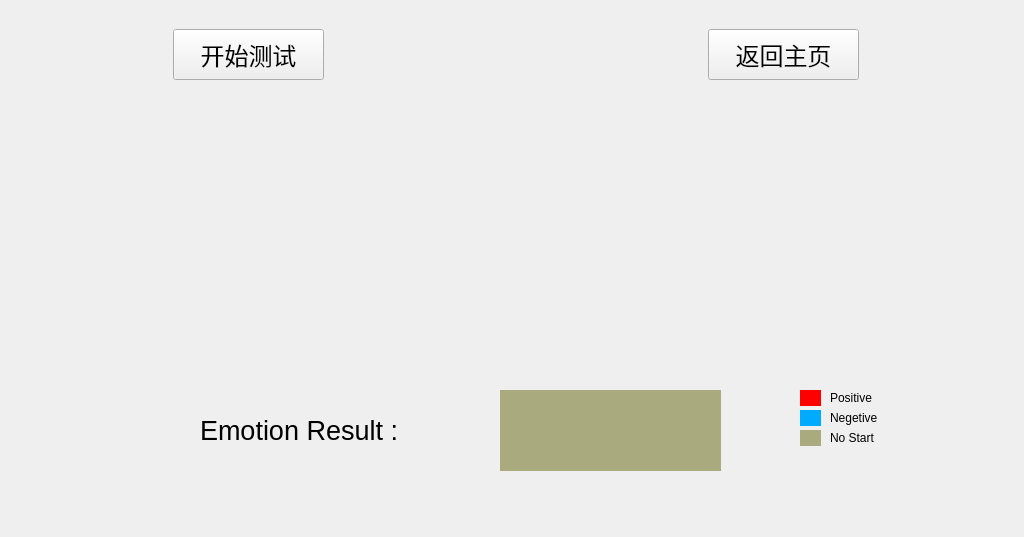
<?xml version="1.0" encoding="UTF-8"?>
<ui version="4.0">
 <class>test</class>
 <widget class="QWidget" name="test">
  <property name="geometry">
   <rect>
    <x>0</x>
    <y>0</y>
    <width>1024</width>
    <height>537</height>
   </rect>
  </property>
  <property name="windowTitle">
   <string>Form</string>
  </property>
  <widget class="QWidget" name="widget" native="true">
   <property name="geometry">
    <rect>
     <x>10</x>
     <y>20</y>
     <width>1011</width>
     <height>69</height>
    </rect>
   </property>
   <layout class="QGridLayout" name="gridLayout">
    <item row="0" column="0">
     <spacer name="horizontalSpacer_2">
      <property name="orientation">
       <enum>Qt::Horizontal</enum>
      </property>
      <property name="sizeHint" stdset="0">
       <size>
        <width>140</width>
        <height>20</height>
       </size>
      </property>
     </spacer>
    </item>
    <item row="0" column="1">
     <widget class="QPushButton" name="start">
      <property name="minimumSize">
       <size>
        <width>151</width>
        <height>51</height>
       </size>
      </property>
      <property name="font">
       <font>
        <pointsize>18</pointsize>
       </font>
      </property>
      <property name="text">
       <string>开始测试</string>
      </property>
     </widget>
    </item>
    <item row="0" column="2">
     <spacer name="horizontalSpacer">
      <property name="orientation">
       <enum>Qt::Horizontal</enum>
      </property>
      <property name="sizeType">
       <enum>QSizePolicy::Minimum</enum>
      </property>
      <property name="sizeHint" stdset="0">
       <size>
        <width>378</width>
        <height>20</height>
       </size>
      </property>
     </spacer>
    </item>
    <item row="0" column="3">
     <widget class="QPushButton" name="home">
      <property name="minimumSize">
       <size>
        <width>151</width>
        <height>51</height>
       </size>
      </property>
      <property name="font">
       <font>
        <pointsize>18</pointsize>
       </font>
      </property>
      <property name="text">
       <string>返回主页</string>
      </property>
     </widget>
    </item>
    <item row="0" column="4">
     <spacer name="horizontalSpacer_3">
      <property name="orientation">
       <enum>Qt::Horizontal</enum>
      </property>
      <property name="sizeHint" stdset="0">
       <size>
        <width>140</width>
        <height>20</height>
       </size>
      </property>
     </spacer>
    </item>
   </layout>
  </widget>
  <widget class="QWidget" name="widget_2" native="true">
   <property name="geometry">
    <rect>
     <x>20</x>
     <y>120</y>
     <width>1001</width>
     <height>201</height>
    </rect>
   </property>
   <widget class="QwtPlot" name="qwtplot">
    <property name="geometry">
     <rect>
      <x>10</x>
      <y>0</y>
      <width>981</width>
      <height>200</height>
     </rect>
    </property>
   </widget>
  </widget>
  <widget class="QWidget" name="widget_3" native="true">
   <property name="geometry">
    <rect>
     <x>20</x>
     <y>370</y>
     <width>991</width>
     <height>121</height>
    </rect>
   </property>
   <widget class="QLabel" name="label">
    <property name="geometry">
     <rect>
      <x>180</x>
      <y>20</y>
      <width>221</width>
      <height>81</height>
     </rect>
    </property>
    <property name="minimumSize">
     <size>
      <width>221</width>
      <height>81</height>
     </size>
    </property>
    <property name="font">
     <font>
      <pointsize>20</pointsize>
     </font>
    </property>
    <property name="text">
     <string>Emotion Result :</string>
    </property>
   </widget>
   <widget class="QLabel" name="label_result">
    <property name="geometry">
     <rect>
      <x>480</x>
      <y>20</y>
      <width>221</width>
      <height>81</height>
     </rect>
    </property>
    <property name="minimumSize">
     <size>
      <width>221</width>
      <height>81</height>
     </size>
    </property>
    <property name="font">
     <font>
      <pointsize>20</pointsize>
     </font>
    </property>
    <property name="styleSheet">
     <string notr="true">background-color: rgb(170, 170, 127);</string>
    </property>
    <property name="text">
     <string/>
    </property>
   </widget>
   <widget class="QLabel" name="label_3">
    <property name="geometry">
     <rect>
      <x>780</x>
      <y>20</y>
      <width>21</width>
      <height>16</height>
     </rect>
    </property>
    <property name="styleSheet">
     <string notr="true">background-color: rgb(255, 0, 0);</string>
    </property>
    <property name="text">
     <string/>
    </property>
   </widget>
   <widget class="QLabel" name="label_4">
    <property name="geometry">
     <rect>
      <x>810</x>
      <y>20</y>
      <width>59</width>
      <height>15</height>
     </rect>
    </property>
    <property name="text">
     <string>Positive</string>
    </property>
   </widget>
   <widget class="QLabel" name="label_5">
    <property name="geometry">
     <rect>
      <x>780</x>
      <y>40</y>
      <width>21</width>
      <height>16</height>
     </rect>
    </property>
    <property name="styleSheet">
     <string notr="true">background-color: rgb(0, 170, 255);</string>
    </property>
    <property name="text">
     <string/>
    </property>
   </widget>
   <widget class="QLabel" name="label_6">
    <property name="geometry">
     <rect>
      <x>810</x>
      <y>40</y>
      <width>59</width>
      <height>15</height>
     </rect>
    </property>
    <property name="text">
     <string>Negetive</string>
    </property>
   </widget>
   <widget class="QLabel" name="label_7">
    <property name="geometry">
     <rect>
      <x>780</x>
      <y>60</y>
      <width>21</width>
      <height>16</height>
     </rect>
    </property>
    <property name="styleSheet">
     <string notr="true">background-color: rgb(170, 170, 127);</string>
    </property>
    <property name="text">
     <string/>
    </property>
   </widget>
   <widget class="QLabel" name="label_8">
    <property name="geometry">
     <rect>
      <x>810</x>
      <y>60</y>
      <width>59</width>
      <height>15</height>
     </rect>
    </property>
    <property name="text">
     <string>No Start</string>
    </property>
   </widget>
  </widget>
 </widget>
 <customwidgets>
  <customwidget>
   <class>QwtPlot</class>
   <extends>QFrame</extends>
   <header>qwt_plot.h</header>
   <container>1</container>
  </customwidget>
 </customwidgets>
 <resources/>
 <connections/>
</ui>
